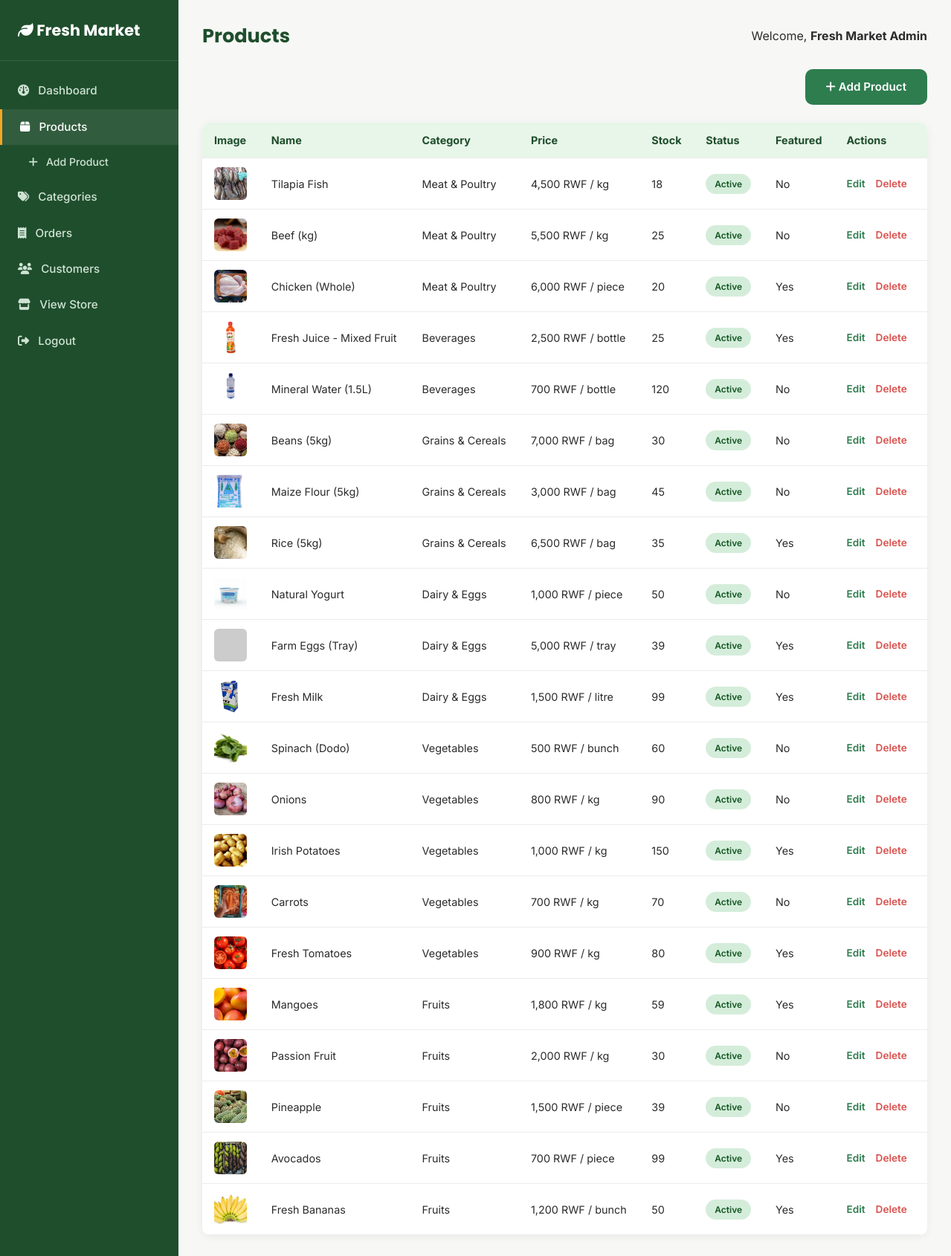
The page /admin/products.php (signed in) on the database its author committed.
### tables this page shows
CREATE TABLE `products` (
  `product_id` int(11) NOT NULL,
  `category_id` int(11) NOT NULL,
  `name` varchar(150) NOT NULL,
  `slug` varchar(150) NOT NULL,
  `description` text DEFAULT NULL,
  `price` decimal(10,2) NOT NULL,
  `unit` varchar(30) DEFAULT 'kg',
  `stock_quantity` int(11) NOT NULL DEFAULT 0,
  `image` varchar(255) DEFAULT NULL,
  `is_featured` tinyint(1) DEFAULT 0,
  `status` enum('active','inactive') DEFAULT 'active',
  `created_at` timestamp NOT NULL DEFAULT current_timestamp(),
  `updated_at` timestamp NOT NULL DEFAULT current_timestamp() ON UPDATE current_timestamp()
);

CREATE TABLE `categories` (
  `category_id` int(11) NOT NULL,
  `name` varchar(100) NOT NULL,
  `slug` varchar(100) NOT NULL,
  `description` text DEFAULT NULL,
  `image` varchar(255) DEFAULT NULL,
  `created_at` timestamp NOT NULL DEFAULT current_timestamp()
);

### includes/functions.php (called while the page is built, shortened)
<?php
function formatPrice($amount) {
    return number_format($amount, 0) . ' RWF';
}
function e($value) {
    return htmlspecialchars($value ?? '', ENT_QUOTES, 'UTF-8');
}

### admin/products.php (the view, shortened to what this page needs)
<?php
require_once __DIR__ . '/../includes/functions.php';
$products = $pdo->query("SELECT p.*, c.name AS category_name FROM products p
                          JOIN categories c ON p.category_id = c.category_id
                          ORDER BY p.product_id DESC")->fetchAll();
require __DIR__ . '/includes/header.php';
?>
<div class="admin-topbar">
    <a href="product-form.php" class="btn btn-primary"><i class="fa-solid fa-plus"></i> Add Product</a>
</div>
<div class="admin-table-wrap">
    <table class="admin-table">
        <thead>
            <tr>
                <th>Image</th>
                <th>Name</th>
                <th>Category</th>
                <th>Price</th>
                <th>Stock</th>
                <th>Status</th>
                <th>Featured</th>
                <th>Actions</th>
            </tr>
        </thead>
        <tbody>
            <?php foreach ($products as $p): ?>
            <tr>
                <td><img src="../assets/images/products/<?= e($p['image']) ?>" onerror="this.src='https://placehold.co/44x44/e8f5e9/2e7d4f?text=%20'" alt=""></td>
                <td><?= e($p['name']) ?></td>
                <td><?= e($p['category_name']) ?></td>
                <td><?= formatPrice($p['price']) ?> / <?= e($p['unit']) ?></td>
                <td><?= $p['stock_quantity'] ?></td>
                <td><span class="status-pill status-<?= e($p['status']) ?>"><?= e(ucfirst($p['status'])) ?></span></td>
                <td><?= $p['is_featured'] ? 'Yes' : 'No' ?></td>
                <td class="action-links">
                    <a href="product-form.php?id=<?= $p['product_id'] ?>" class="edit">Edit</a>
                    <a href="products.php?delete=<?= $p['product_id'] ?>" class="delete confirm-delete">Delete</a>
                </td>
            </tr>
            <?php endforeach; ?>
        </tbody>
    </table>
</div>
<?php require __DIR__ . '/includes/footer.php'; ?>

### assets/css/style.css (style rules this page uses)
:root { --green-dark: #1f4e2c; --green: #2e7d4f; --green-light: #e8f5e9; --accent: #f5a623; --accent-dark: #d6890a; --gray-100: #f7f8f6; --gray-200: #ececec; --gray-500: #767676; --gray-800: #2b2b2b; --white: #ffffff; --radius: 10px; --shadow: 0 2px 12px rgba(0,0,0,0.06); --shadow-md: 0 6px 24px rgba(0,0,0,0.10); --font-heading: 'Poppins', 'Segoe UI', sans-serif; --font-body: 'Inter', 'Segoe UI', sans-serif; }
* { margin: 0; padding: 0; box-sizing: border-box; }
body { font-family: var(--font-body); color: var(--gray-800); background: var(--gray-100); line-height: 1.6; }
a { text-decoration: none; color: inherit; }
img { max-width: 100%; display: block; }
.btn { display: inline-block; padding: 12px 28px; border-radius: var(--radius); font-weight: 600; font-size: 0.95rem; cursor: pointer; border: none; transition: all 0.2s ease; text-align: center; }
.btn-primary { background: var(--green); color: var(--white); }
.admin-body { background: var(--gray-100); }
.admin-topbar { display: flex; justify-content: space-between; align-items: center; margin-bottom: 24px; flex-wrap: wrap; gap: 12px; }
.admin-table-wrap { background: var(--white); border-radius: var(--radius); box-shadow: var(--shadow); overflow-x: auto; }
.admin-table { width: 100%; border-collapse: collapse; min-width: 600px; }
.admin-table th, .admin-table td { padding: 12px 16px; text-align: left; border-bottom: 1px solid var(--gray-200); font-size: 0.9rem; white-space: nowrap; }
.admin-table th { background: var(--green-light); color: var(--green-dark); position: sticky; top: 0; }
.admin-table img { width: 44px; height: 44px; object-fit: cover; border-radius: 6px; }
.status-pill { display: inline-block; padding: 4px 12px; border-radius: 20px; font-size: 0.75rem; font-weight: 600; }
.status-delivered, .status-paid, .status-active { background: #d4edda; color: #155724; }
.action-links a { margin-right: 10px; font-size: 0.85rem; font-weight: 600; }
.action-links .edit { color: var(--green); }
.action-links .delete { color: #d9534f; }

### rows shown on the page
products: image (picture), name "Tilapia Fish", category.name "Meat & Poultry", price "4,500 RWF", unit "kg", stock_quantity "18", status "Active", is_featured "No"
products: image (picture), name "Beef (kg)", category.name "Meat & Poultry", price "5,500 RWF", unit "kg", stock_quantity "25", status "Active", is_featured "No"
products: image (picture), name "Chicken (Whole)", category.name "Meat & Poultry", price "6,000 RWF", unit "piece", stock_quantity "20", status "Active", is_featured "Yes"
products: image (picture), name "Fresh Juice - Mixed Fruit", category.name "Beverages", price "2,500 RWF", unit "bottle", stock_quantity "25", status "Active", is_featured "Yes"
products: image (picture), name "Mineral Water (1.5L)", category.name "Beverages", price "700 RWF", unit "bottle", stock_quantity "120", status "Active", is_featured "No"
products: image (picture), name "Beans (5kg)", category.name "Grains & Cereals", price "7,000 RWF", unit "bag", stock_quantity "30", status "Active", is_featured "No"
products: image (picture), name "Maize Flour (5kg)", category.name "Grains & Cereals", price "3,000 RWF", unit "bag", stock_quantity "45", status "Active", is_featured "No"
products: image (picture), name "Rice (5kg)", category.name "Grains & Cereals", price "6,500 RWF", unit "bag", stock_quantity "35", status "Active", is_featured "Yes"
products: image (picture), name "Natural Yogurt", category.name "Dairy & Eggs", price "1,000 RWF", unit "piece", stock_quantity "50", status "Active", is_featured "No"
products: name "Farm Eggs (Tray)", category.name "Dairy & Eggs", price "5,000 RWF", unit "tray", stock_quantity "39", status "Active", is_featured "Yes"
products: image (picture), name "Fresh Milk", category.name "Dairy & Eggs", price "1,500 RWF", unit "litre", stock_quantity "99", status "Active", is_featured "Yes"
products: image (picture), name "Spinach (Dodo)", category.name "Vegetables", price "500 RWF", unit "bunch", stock_quantity "60", status "Active", is_featured "No"
products: image (picture), name "Onions", category.name "Vegetables", price "800 RWF", unit "kg", stock_quantity "90", status "Active", is_featured "No"
products: image (picture), name "Irish Potatoes", category.name "Vegetables", price "1,000 RWF", unit "kg", stock_quantity "150", status "Active", is_featured "Yes"
products: image (picture), name "Carrots", category.name "Vegetables", price "700 RWF", unit "kg", stock_quantity "70", status "Active", is_featured "No"
products: image (picture), name "Fresh Tomatoes", category.name "Vegetables", price "900 RWF", unit "kg", stock_quantity "80", status "Active", is_featured "Yes"
products: image (picture), name "Mangoes", category.name "Fruits", price "1,800 RWF", unit "kg", stock_quantity "59", status "Active", is_featured "Yes"
products: image (picture), name "Passion Fruit", category.name "Fruits", price "2,000 RWF", unit "kg", stock_quantity "30", status "Active", is_featured "No"
products: image (picture), name "Pineapple", category.name "Fruits", price "1,500 RWF", unit "piece", stock_quantity "39", status "Active", is_featured "No"
products: image (picture), name "Avocados", category.name "Fruits", price "700 RWF", unit "piece", stock_quantity "99", status "Active", is_featured "Yes"
products: image (picture), name "Fresh Bananas", category.name "Fruits", price "1,200 RWF", unit "bunch", stock_quantity "50", status "Active", is_featured "Yes"

### other values the page prints
$pageTitle "Products"
$_SESSION['admin_name'] "Fresh Market Admin"
